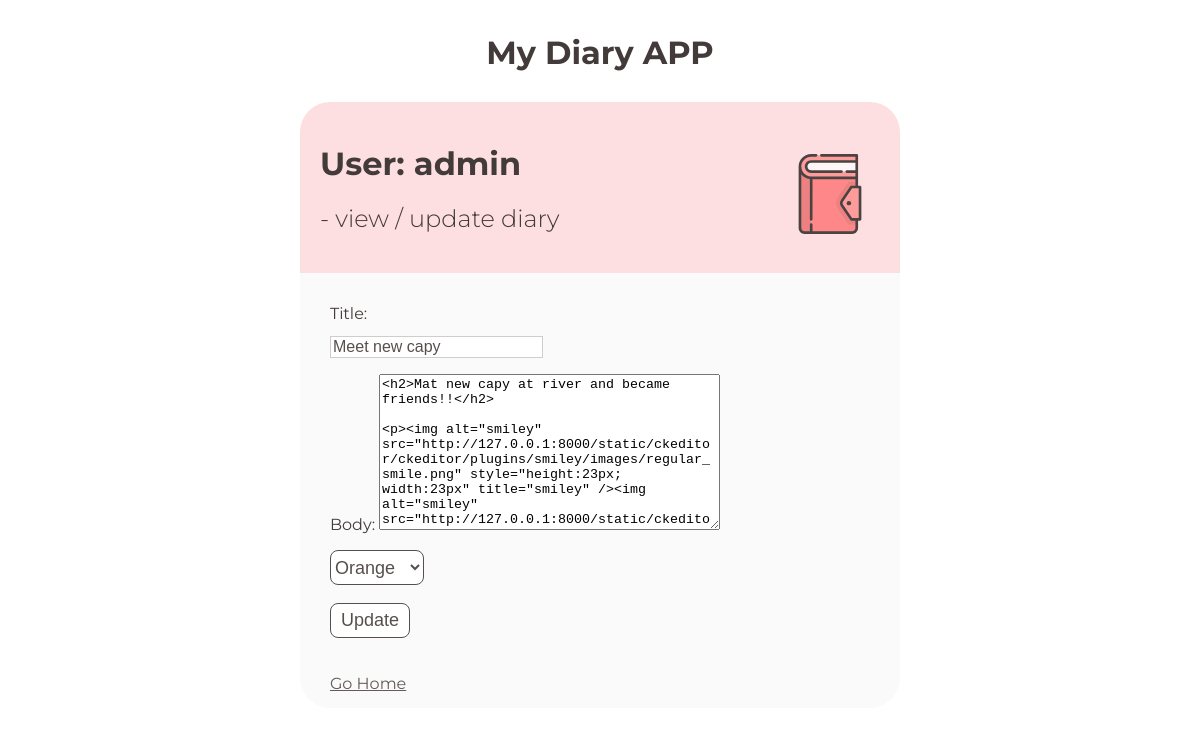
The page /update/7 (signed in) on the database as committed earlier.
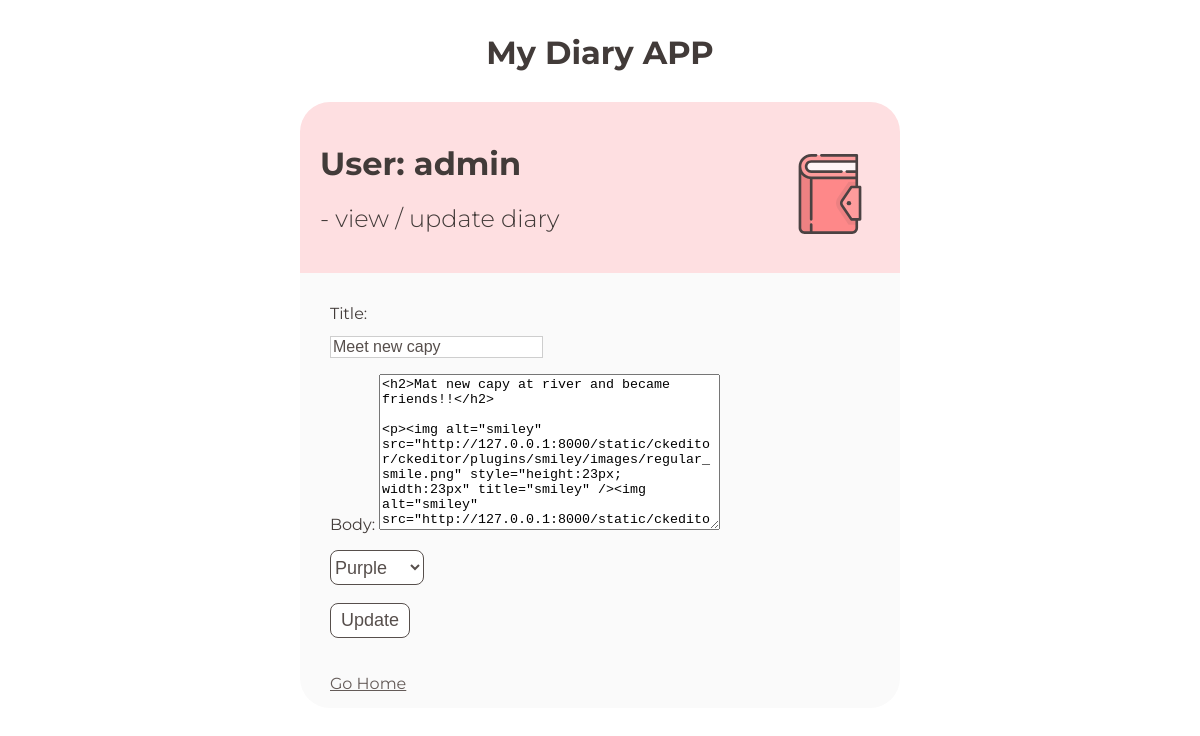
The same page on the database as committed later.
### main/models.py (models this page shows, shortened)
class Diary(models.Model):
    user = models.ForeignKey(User, on_delete = models.CASCADE, null = True, blank = True)
    title = models.CharField(max_length = 128, null = True)
    body = RichTextField(blank = True, null = True)
    created = models.CharField(default = timezone.now, max_length = 128)
    order = models.DateTimeField(auto_now_add = True, null = True)
    color = models.ForeignKey(Color, on_delete = models.CASCADE, null = True)
    class Meta:
        ordering = ['-order']

class Color(models.Model):
    color = models.CharField(max_length = 128)
    def __str__(self):
        return self.color

### main/views.py (the view, shortened to what this page needs)
# urls.py: path("update/<int:current_id>", views.update, name = "update"),
def update(request, current_id):
    if not request.user.is_authenticated:
        return redirect(reverse_lazy("main:signin"))
    diary = Diary.objects.get(id = current_id, user = request.user)
    colors = Color.objects.all()
    form = DiaryForm(instance = diary)
    if form.is_valid():
        form.save()
    return render(request, "main/update.html", {
        "diary" : diary,
        "form" : form,
        "colors" : colors,
    })

### main/forms.py
class DiaryForm(forms.ModelForm):
    class Meta:
        model = Diary
        fields = ["title", "body"]

### main/templates/main/update.html (shortened to what this page needs)
{% load static %}
<!DOCTYPE html>
<html>
<head>
    <link href="{% static 'main/style.css' %}" rel="stylesheet">
</head>
<body>
    <div class="nav-container">
        <h1>
            My Diary APP
        </h1>
    </div>
    <div class="main-container">
        <div class="head-container">
            <h1>
                <img src="{% static 'images/favicon.svg' %}" class="main-icon">
                User: {{ request.user.username }}
            </h1>
            <h2>
                 -  view / update diary
            </h2>
        </div>
        <div class="diary-container">
            <form method="post">
                {{ form.as_p }}
                <select name="color">
                    {% if diary.color %}
                    <option value="{{ diary.color }}">{{ diary.color }}</option>
                    {% else %}
                    <option value="">No Color</option>
                    {% endif %}
                </select>
                <br><br>
                <button type="submit" class="submit-button">Update</button>
                <br><br><br>
                <a href="{% url 'main:index' %}">Go Home</a>
            </form>
        </div>
    </div>
</body>
</html>

Rows that differ between the two databases and show on the page:
changed Diary "Meet new capy": color "Orange" → "Purple"
